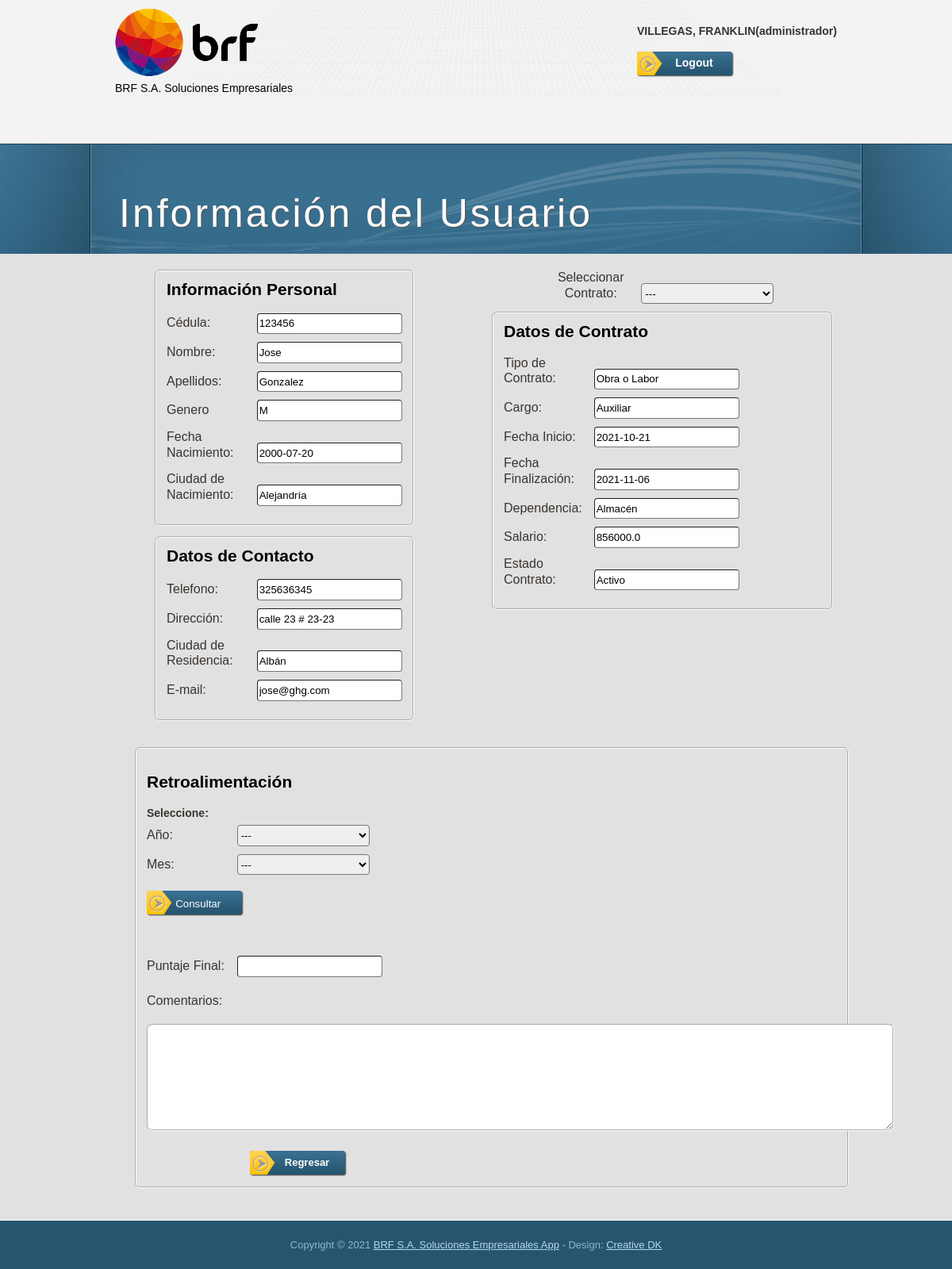
The app's page /mainusuario/23 (signed in), older data.
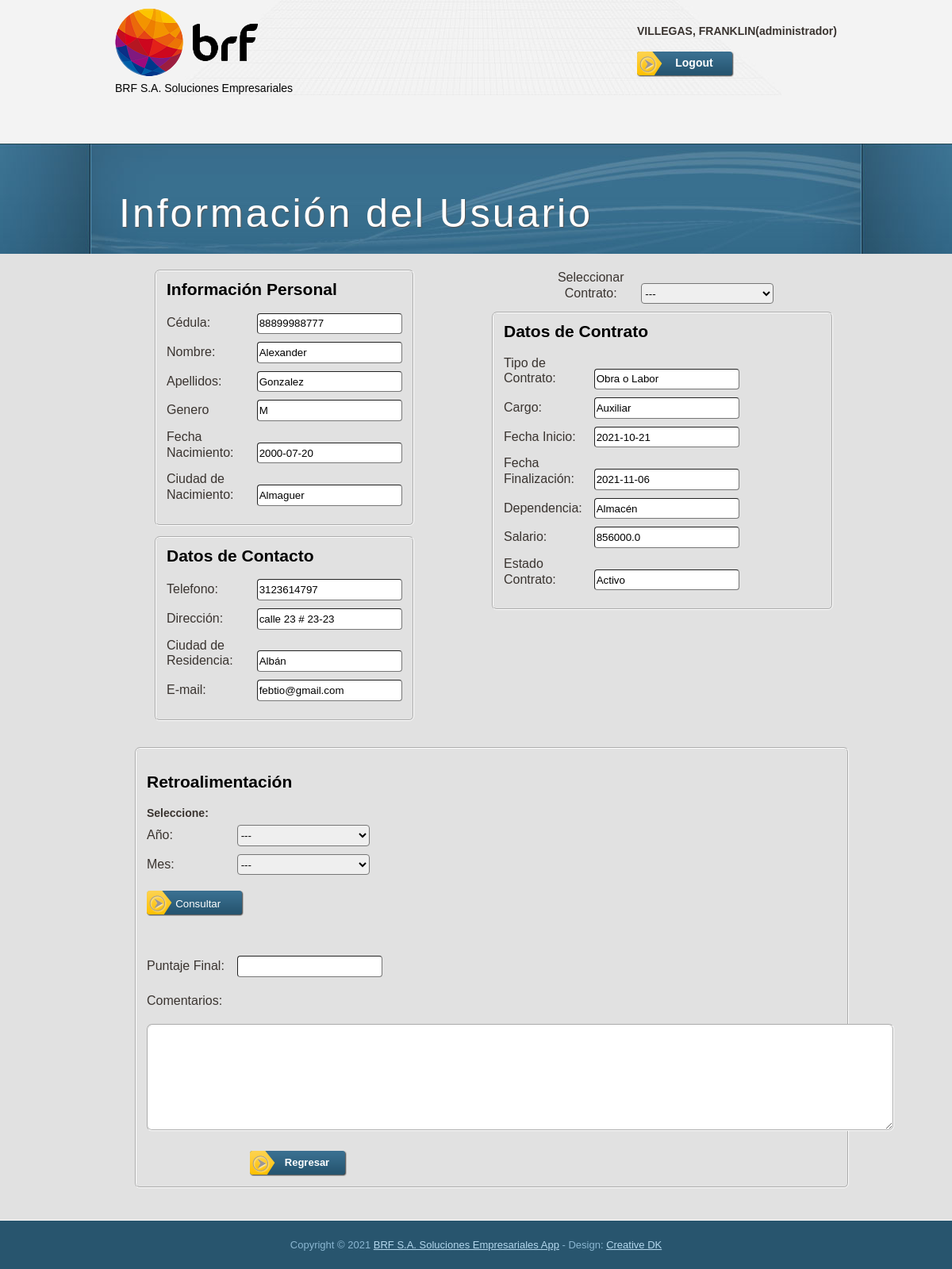
The same page, newer data.
### tables this page shows
CREATE TABLE "persons" (
	"id"	INTEGER NOT NULL,
	"document"	VARCHAR(50) NOT NULL UNIQUE,
	"name"	VARCHAR(50) NOT NULL,
	"surname"	VARCHAR(50) NOT NULL,
	"gender"	CHAR NOT NULL,
	"dateBirth"	DATE NOT NULL,
	"cityBirth"	VARCHAR(50) NOT NULL,
	"phone"	VARCHAR(25) NOT NULL,
	"address"	VARCHAR(50) NOT NULL,
	"cityResidence"	VARCHAR(50) NOT NULL,
	"email"	VARCHAR(50) NOT NULL,
	PRIMARY KEY("id" AUTOINCREMENT)
);

### app.py (the view)
@app.route('/mainusuario/<int:id>', methods=["GET","POST"])
def usuario(id):
    datos=consultar_UsuarioFinal(id)
    formFinalUser = FormUsuarioFinal()
    if request.method == 'POST':
        year = request.form['anoEvaluacion']
        month = request.form['mesEvaluacion']
        evaluacion = consultar_evaluacion(year,month,id)
        if evaluacion is None:
            formFinalUser.anoEvaluacion.default=year
            formFinalUser.mesEvaluacion.default=month
            formFinalUser.puntaje.data=""
            formFinalUser.retroalimentacion.data=""
            error = "El Usuario no tiene evaluacion en el mes: "+month+" y el año: "+year
            flash( error )
            return render_template('mainusuario.html', titulo="main usuario", id=id, form=formFinalUser,usuario=datos,evaluacion="")
        else:
            formFinalUser.anoEvaluacion.default=year
            formFinalUser.mesEvaluacion.default=month
            formFinalUser.retroalimentacion.data=evaluacion[8]
            return render_template('mainusuario.html', titulo="main usuario", id=id, form=formFinalUser,usuario=datos,evaluacion=evaluacion)
    else:
        if session["usuario"]!="unknown" and session["rol"]!=0:
            return render_template('mainusuario.html', titulo="main usuario", id=id, form=formFinalUser,usuario=datos,evaluacion="")
        else:
            return redirect("/")

### forms.py
class FormUsuarioFinal(FlaskForm):
    documento = StringField('Cédula: ')
    nombre = StringField('Nombre: ')
    apellidos = StringField('Apellidos: ')
    tipo_genero = StringField('Genero')
    fechaNacimiento = StringField('Fecha Nacimiento:')
    ciudadNacimiento = StringField('Ciudad de Nacimiento:')
    telefono = StringField('Telefono: ')
    direccion = StringField('Dirección: ')
    ciudadResidencia = StringField('Ciudad de Residencia: ')
    email = StringField('E-mail: ')
    contrato = SelectField(u'Seleccionar Contrato:', choices=contrato_op)
    tipoContrato = StringField('Tipo de Contrato:')
    cargo = StringField('Cargo:')
    fechaInicio = StringField('Fecha Inicio:')
    fechaFinalizacion = StringField('Fecha Finalización:')
    dependencia = StringField('Dependencia:')
    salario = StringField('Salario: ')
    estado = StringField('Estado Contrato:')
    anoEvaluacion = SelectField(u'Año:', choices=years, default="        ---")
    mesEvaluacion = SelectField(u'Mes:', choices=months, default="        ---")
    puntaje = StringField('Puntaje Final: ')
    retroalimentacion = TextAreaField('Comentarios: ')
    ver = SubmitField('  Consultar')

### templates/mainusuario.html (shortened to what the changed rows need)
{% extends "apptemplate.html" %}
{% block contenido %}
  <div id="tooplate_middle_wrapper3">
    <div id="tooplate_middle_wrapper4">
      <div id="tooplate_middle1">
        <h1>Información del Usuario</h1>
      </div>
    </div>
  </div>
  <div id="tooplate_main">
    <form method="post" action="/mainusuario/{{id}}" name="formUsuario" >
      <div id="tooplate_content1">
        <div class="col_w380 float_l">
          <div id="personaldata">
            <p>
              {{ form.documento.label }}
              {{ form.documento(readonly=true,value=usuario[0])}}
            </p>
            <p>
              {{ form.nombre.label }}
              {{ form.nombre(readonly=true,value=usuario[1])}}
            </p>
            <p>
              {{ form.ciudadNacimiento.label }}
              {{ form.ciudadNacimiento(readonly=true,value=usuario[5])}}
            </p>
          </div>
          <div class="contacto">
            <p>
              {{ form.telefono.label }}
              {{ form.telefono(readonly=true ,value=usuario[6])}}
            </p>
            <p>
              {{ form.email.label }}
              {{ form.email(readonly=true ,value=usuario[9])}}
            </p>
          </div>
        </div>
      </div>
    </form>
  </div>
  {% endblock %}

Row changes from the older to the newer data that the page shows:
changed persons: email "jose@ghg.com" → "febtio@gmail.com"
Text that changed along with them:
form field documento: "123456" → "88899988777"
form field nombre: "Jose" → "Alexander"
form field ciudadNacimiento: "Alejandría" → "Almaguer"
form field telefono: "325636345" → "3123614797"
